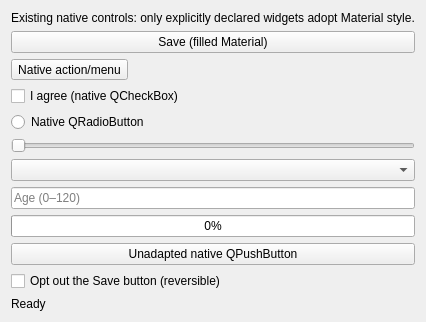
<?xml version="1.0" encoding="UTF-8"?>
<ui version="4.0">
 <class>NativeAdoptionForm</class>
 <widget class="QWidget" name="NativeAdoptionForm">
  <property name="windowTitle"><string>Native Runtime 3.0 — incremental adoption</string></property>
  <layout class="QVBoxLayout" name="verticalLayout">
   <item><widget class="QLabel" name="introLabel">
    <property name="text"><string>Existing native controls: only explicitly declared widgets adopt Material style.</string></property>
   </widget></item>
   <item><widget class="QPushButton" name="saveButton">
    <property name="text"><string>Save (filled Material)</string></property>
    <property name="qtm3MaterialAdapt" stdset="0"><bool>true</bool></property>
    <property name="qtm3MaterialVariant" stdset="0"><string>filled</string></property>
    <property name="qtm3MaterialDensity" stdset="0"><string>compact</string></property>
   </widget></item>
   <item><widget class="QToolButton" name="moreButton">
    <property name="text"><string>Native action/menu</string></property>
    <property name="qtm3MaterialAdapt" stdset="0"><bool>true</bool></property>
    <property name="qtm3MaterialVariant" stdset="0"><string>filled-tonal</string></property>
   </widget></item>
   <item><widget class="QCheckBox" name="consentCheck">
    <property name="text"><string>I agree (native QCheckBox)</string></property>
    <property name="qtm3MaterialAdapt" stdset="0"><bool>true</bool></property>
   </widget></item>
   <item><widget class="QRadioButton" name="radioChoice">
    <property name="text"><string>Native QRadioButton</string></property>
    <property name="qtm3MaterialAdapt" stdset="0"><bool>true</bool></property>
   </widget></item>
   <item><widget class="QSlider" name="prioritySlider">
    <property name="orientation"><enum>Qt::Horizontal</enum></property>
    <property name="qtm3MaterialAdapt" stdset="0"><bool>true</bool></property>
   </widget></item>
   <item><widget class="QComboBox" name="categoryCombo">
    <property name="qtm3MaterialAdapt" stdset="0"><bool>true</bool></property>
   </widget></item>
   <item><widget class="QLineEdit" name="ageEdit">
    <property name="placeholderText"><string>Age (0–120)</string></property>
    <property name="qtm3MaterialAdapt" stdset="0"><bool>true</bool></property>
    <property name="qtm3MaterialTextFieldVariant" stdset="0"><string>outlined</string></property>
   </widget></item>
   <item><widget class="QProgressBar" name="progressBar">
    <property name="value"><number>0</number></property>
    <property name="qtm3MaterialAdapt" stdset="0"><bool>true</bool></property>
   </widget></item>
   <item><widget class="QPushButton" name="untouchedButton">
    <property name="text"><string>Unadapted native QPushButton</string></property>
   </widget></item>
   <item><widget class="QCheckBox" name="excludeButton">
    <property name="text"><string>Opt out the Save button (reversible)</string></property>
   </widget></item>
   <item><widget class="QLabel" name="statusLabel">
    <property name="text"><string>Ready</string></property>
   </widget></item>
  </layout>
 </widget>
 <resources/>
 <connections/>
</ui>
